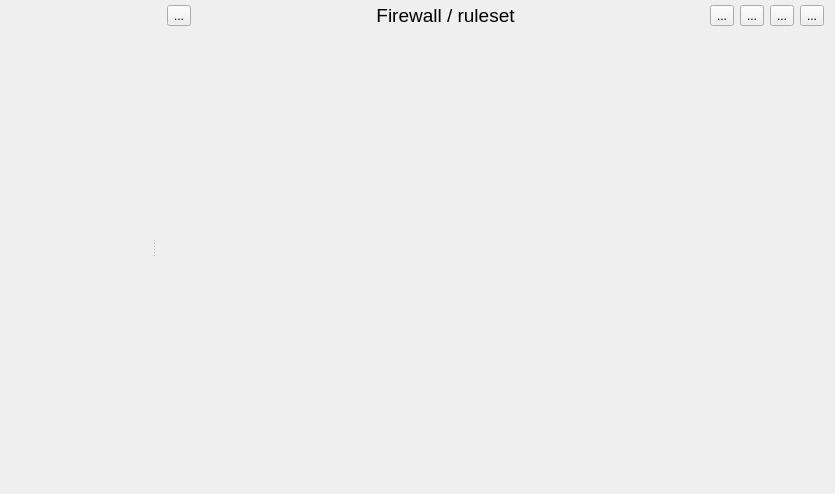
<?xml version="1.0" encoding="UTF-8"?>
<ui version="4.0">
 <class>ProjectPanel_q</class>
 <widget class="QWidget" name="ProjectPanel_q">
  <property name="geometry">
   <rect>
    <x>0</x>
    <y>0</y>
    <width>835</width>
    <height>494</height>
   </rect>
  </property>
  <property name="windowTitle">
   <string>Form</string>
  </property>
  <property name="windowIcon">
   <iconset resource="MainRes.qrc">
    <normaloff>:/Images/fwbuilder3.png</normaloff>:/Images/fwbuilder3.png</iconset>
  </property>
  <layout class="QGridLayout" name="gridLayout_2">
   <property name="leftMargin">
    <number>2</number>
   </property>
   <property name="topMargin">
    <number>2</number>
   </property>
   <property name="rightMargin">
    <number>2</number>
   </property>
   <property name="bottomMargin">
    <number>2</number>
   </property>
   <item row="0" column="0">
    <widget class="QSplitter" name="topSplitter">
     <property name="orientation">
      <enum>Qt::Orientation::Horizontal</enum>
     </property>
     <property name="childrenCollapsible">
      <bool>false</bool>
     </property>
     <widget class="QFrame" name="treePanelFrame">
      <property name="minimumSize">
       <size>
        <width>150</width>
        <height>0</height>
       </size>
      </property>
      <property name="frameShape">
       <enum>QFrame::Shape::NoFrame</enum>
      </property>
      <property name="frameShadow">
       <enum>QFrame::Shadow::Plain</enum>
      </property>
      <property name="lineWidth">
       <number>0</number>
      </property>
      <layout class="QGridLayout" name="gridLayout_3">
       <property name="leftMargin">
        <number>0</number>
       </property>
       <property name="topMargin">
        <number>0</number>
       </property>
       <property name="rightMargin">
        <number>0</number>
       </property>
       <property name="bottomMargin">
        <number>0</number>
       </property>
       <item row="0" column="0">
        <widget class="ObjectManipulator" name="om" native="true">
         <property name="sizePolicy">
          <sizepolicy hsizetype="Expanding" vsizetype="Expanding">
           <horstretch>0</horstretch>
           <verstretch>0</verstretch>
          </sizepolicy>
         </property>
         <property name="minimumSize">
          <size>
           <width>10</width>
           <height>20</height>
          </size>
         </property>
         <property name="maximumSize">
          <size>
           <width>16777215</width>
           <height>16777215</height>
          </size>
         </property>
        </widget>
       </item>
      </layout>
     </widget>
     <widget class="QFrame" name="rulesDockWidgetParentFrame">
      <property name="minimumSize">
       <size>
        <width>20</width>
        <height>0</height>
       </size>
      </property>
      <property name="frameShape">
       <enum>QFrame::Shape::NoFrame</enum>
      </property>
      <property name="frameShadow">
       <enum>QFrame::Shadow::Raised</enum>
      </property>
      <layout class="QGridLayout" name="gridLayout">
       <property name="leftMargin">
        <number>2</number>
       </property>
       <property name="topMargin">
        <number>2</number>
       </property>
       <property name="rightMargin">
        <number>0</number>
       </property>
       <property name="bottomMargin">
        <number>0</number>
       </property>
       <property name="spacing">
        <number>2</number>
       </property>
       <item row="0" column="0">
        <widget class="QWidget" name="toolbar" native="true">
         <layout class="QHBoxLayout" name="horizontalLayout">
          <property name="topMargin">
           <number>0</number>
          </property>
          <property name="bottomMargin">
           <number>0</number>
          </property>
          <item>
           <widget class="QToolButton" name="add_rule">
            <property name="toolTip">
             <string>Insert rule</string>
            </property>
            <property name="statusTip">
             <string>Insert rule</string>
            </property>
            <property name="whatsThis">
             <string>Insert rule</string>
            </property>
            <property name="text">
             <string>...</string>
            </property>
            <property name="icon">
             <iconset resource="MainRes.qrc">
              <normaloff>:/Icons/add.png</normaloff>:/Icons/add.png</iconset>
            </property>
            <property name="iconSize">
             <size>
              <width>25</width>
              <height>25</height>
             </size>
            </property>
            <property name="checkable">
             <bool>false</bool>
            </property>
            <property name="popupMode">
             <enum>QToolButton::ToolButtonPopupMode::DelayedPopup</enum>
            </property>
            <property name="arrowType">
             <enum>Qt::ArrowType::NoArrow</enum>
            </property>
           </widget>
          </item>
          <item>
           <spacer name="horizontalSpacer_2">
            <property name="orientation">
             <enum>Qt::Orientation::Horizontal</enum>
            </property>
            <property name="sizeType">
             <enum>QSizePolicy::Policy::Fixed</enum>
            </property>
            <property name="sizeHint" stdset="0">
             <size>
              <width>10</width>
              <height>20</height>
             </size>
            </property>
           </spacer>
          </item>
          <item>
           <widget class="QLabel" name="rulesetname">
            <property name="font">
             <font>
              <pointsize>14</pointsize>
              <bold>false</bold>
              <kerning>false</kerning>
             </font>
            </property>
            <property name="text">
             <string>Firewall / ruleset</string>
            </property>
            <property name="alignment">
             <set>Qt::AlignmentFlag::AlignCenter</set>
            </property>
           </widget>
          </item>
          <item>
           <spacer name="horizontalSpacer">
            <property name="orientation">
             <enum>Qt::Orientation::Horizontal</enum>
            </property>
            <property name="sizeType">
             <enum>QSizePolicy::Policy::Fixed</enum>
            </property>
            <property name="sizeHint" stdset="0">
             <size>
              <width>20</width>
              <height>20</height>
             </size>
            </property>
           </spacer>
          </item>
          <item>
           <widget class="QToolButton" name="diff_this_fw">
            <property name="toolTip">
             <string>View diff</string>
            </property>
            <property name="statusTip">
             <string>View diff</string>
            </property>
            <property name="whatsThis">
             <string>View diff</string>
            </property>
            <property name="text">
             <string>...</string>
            </property>
            <property name="icon">
             <iconset resource="MainRes.qrc">
              <normaloff>:/Icons/newobject_32.png</normaloff>:/Icons/newobject_32.png</iconset>
            </property>
            <property name="iconSize">
             <size>
              <width>25</width>
              <height>25</height>
             </size>
            </property>
            <property name="checkable">
             <bool>false</bool>
            </property>
            <property name="popupMode">
             <enum>QToolButton::ToolButtonPopupMode::DelayedPopup</enum>
            </property>
            <property name="arrowType">
             <enum>Qt::ArrowType::NoArrow</enum>
            </property>
           </widget>
          </item>
          <item>
           <widget class="QToolButton" name="compile_this_fw">
            <property name="toolTip">
             <string>Compile this firewall</string>
            </property>
            <property name="statusTip">
             <string>Compile this firewall</string>
            </property>
            <property name="whatsThis">
             <string>Compile this firewall</string>
            </property>
            <property name="text">
             <string>...</string>
            </property>
            <property name="icon">
             <iconset resource="MainRes.qrc">
              <normaloff>:/Icons/Compile</normaloff>:/Icons/Compile</iconset>
            </property>
            <property name="iconSize">
             <size>
              <width>25</width>
              <height>25</height>
             </size>
            </property>
            <property name="checkable">
             <bool>false</bool>
            </property>
            <property name="popupMode">
             <enum>QToolButton::ToolButtonPopupMode::DelayedPopup</enum>
            </property>
            <property name="arrowType">
             <enum>Qt::ArrowType::NoArrow</enum>
            </property>
           </widget>
          </item>
          <item>
           <widget class="QToolButton" name="install_this_fw">
            <property name="toolTip">
             <string>Compile and install this firewall</string>
            </property>
            <property name="statusTip">
             <string>Compile and install this firewall</string>
            </property>
            <property name="whatsThis">
             <string>Compile and install this firewall</string>
            </property>
            <property name="text">
             <string>...</string>
            </property>
            <property name="icon">
             <iconset resource="MainRes.qrc">
              <normaloff>:/Icons/Install</normaloff>:/Icons/Install</iconset>
            </property>
            <property name="iconSize">
             <size>
              <width>25</width>
              <height>25</height>
             </size>
            </property>
           </widget>
          </item>
          <item>
           <widget class="QToolButton" name="inspect_this_fw">
            <property name="toolTip">
             <string>Inspect generated files</string>
            </property>
            <property name="statusTip">
             <string>Inspect generated files</string>
            </property>
            <property name="whatsThis">
             <string>Inspect generated files</string>
            </property>
            <property name="text">
             <string>...</string>
            </property>
            <property name="icon">
             <iconset resource="MainRes.qrc">
              <normaloff>:/Icons/Inspect</normaloff>:/Icons/Inspect</iconset>
            </property>
            <property name="iconSize">
             <size>
              <width>25</width>
              <height>25</height>
             </size>
            </property>
           </widget>
          </item>
         </layout>
        </widget>
       </item>
       <item row="1" column="0">
        <widget class="QStackedWidget" name="ruleSets">
         <property name="currentIndex">
          <number>0</number>
         </property>
         <widget class="WorkflowIcons" name="icons"/>
        </widget>
       </item>
      </layout>
     </widget>
    </widget>
   </item>
  </layout>
 </widget>
 <customwidgets>
  <customwidget>
   <class>ObjectManipulator</class>
   <extends>QWidget</extends>
   <header>ObjectManipulator.h</header>
   <container>1</container>
  </customwidget>
  <customwidget>
   <class>WorkflowIcons</class>
   <extends>QWidget</extends>
   <header>WorkflowIcons.h</header>
   <container>1</container>
  </customwidget>
 </customwidgets>
 <resources>
  <include location="MainRes.qrc"/>
 </resources>
 <connections>
  <connection>
   <sender>compile_this_fw</sender>
   <signal>clicked()</signal>
   <receiver>ProjectPanel_q</receiver>
   <slot>compileThis()</slot>
   <hints>
    <hint type="sourcelabel">
     <x>750</x>
     <y>37</y>
    </hint>
    <hint type="destinationlabel">
     <x>417</x>
     <y>246</y>
    </hint>
   </hints>
  </connection>
  <connection>
   <sender>install_this_fw</sender>
   <signal>clicked()</signal>
   <receiver>ProjectPanel_q</receiver>
   <slot>installThis()</slot>
   <hints>
    <hint type="sourcelabel">
     <x>789</x>
     <y>37</y>
    </hint>
    <hint type="destinationlabel">
     <x>417</x>
     <y>246</y>
    </hint>
   </hints>
  </connection>
  <connection>
   <sender>add_rule</sender>
   <signal>clicked()</signal>
   <receiver>ProjectPanel_q</receiver>
   <slot>addRule()</slot>
   <hints>
    <hint type="sourcelabel">
     <x>195</x>
     <y>31</y>
    </hint>
    <hint type="destinationlabel">
     <x>417</x>
     <y>246</y>
    </hint>
   </hints>
  </connection>
  <connection>
   <sender>inspect_this_fw</sender>
   <signal>clicked()</signal>
   <receiver>ProjectPanel_q</receiver>
   <slot>inspectThis()</slot>
   <hints>
    <hint type="sourcelabel">
     <x>828</x>
     <y>26</y>
    </hint>
    <hint type="destinationlabel">
     <x>417</x>
     <y>246</y>
    </hint>
   </hints>
  </connection>
  <connection>
   <sender>diff_this_fw</sender>
   <signal>clicked()</signal>
   <receiver>ProjectPanel_q</receiver>
   <slot>diffThis()</slot>
   <hints>
    <hint type="sourcelabel">
     <x>693</x>
     <y>18</y>
    </hint>
    <hint type="destinationlabel">
     <x>559</x>
     <y>0</y>
    </hint>
   </hints>
  </connection>
 </connections>
 <slots>
  <slot>compileThis()</slot>
  <slot>installThis()</slot>
  <slot>addRule()</slot>
  <slot>inspectThis()</slot>
  <slot>diffThis()</slot>
 </slots>
</ui>
